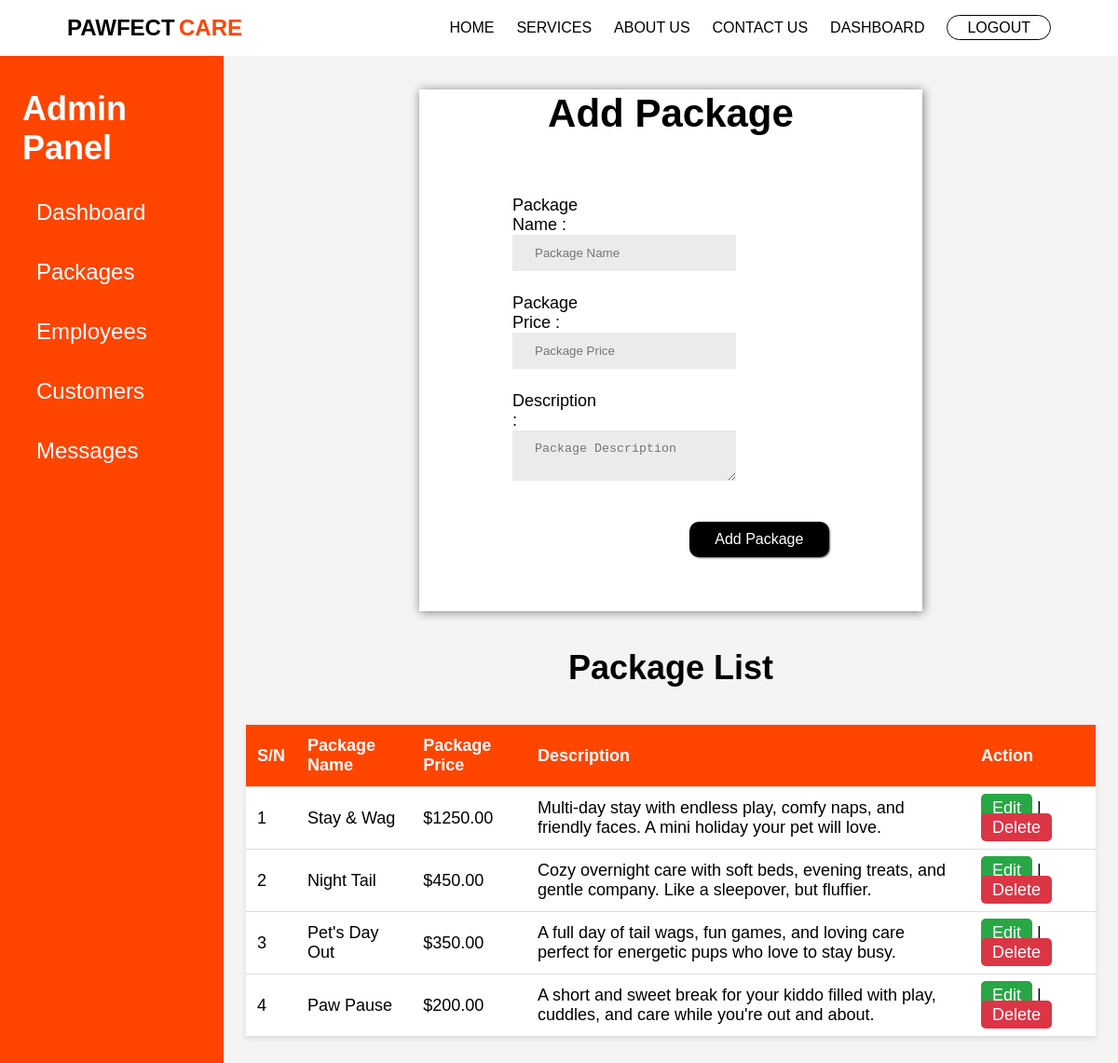
The page /adminpanel/packages/ (signed in) on the database its author committed.
### adminpanel/models.py (models this page shows, shortened)
class Package(models.Model):
    name = models.CharField(max_length=100)
    price = models.DecimalField(max_digits=10, decimal_places=2)
    description = models.TextField()

### adminpanel/views.py (the view, shortened to what this page needs)
# urls.py: path('packages/', views.packages, name='admin_packages'),
@user_passes_test(is_admin_user, login_url='/login/')
def packages(request, id=None):
    package_to_edit = get_object_or_404(Package, id=id) if id else None
    all_packages = Package.objects.all()
    return render(request, 'adminpanel/packages.html', {
        'packages': all_packages,
        'package': package_to_edit
    })

### adminpanel/views.py (called while the page is built)
def is_admin_user(user):
    return user.is_authenticated and user.is_staff

### adminpanel/templates/adminpanel/packages.html (shortened to what this page needs)
{% load static %}
<!DOCTYPE html>
<html lang="en">
<head>
    <link rel="stylesheet" href="{% static 'adminpanel/css/packages.css' %}">
    <link rel="stylesheet" href="https://cdnjs.cloudflare.com/ajax/libs/font-awesome/4.7.0/css/font-awesome.min.css">
</head>
<body>
<header>
    <nav>
        <a href="{% url 'home' %}"><p class="logo"><span class="logo1st">PAWFECT</span> <span class="logo2nd">CARE</span></p></a>
        <ul>
            <li><a href="{% url 'home' %}" class="navlinks">HOME</a></li>
            <li ><a href="{% url 'services' %}" class="navlinks">SERVICES</a></li>
            <li><a href="{% url 'about' %}" class="navlinks">ABOUT US</a></li>
            <li><a href="{% url 'contact' %}" class="navlinks">CONTACT US</a></li>
            {% if user.is_authenticated %}
                {% if user.is_staff %}
                    <li><a href="{% url 'admin_dashboard' %}" class="navlinks">DASHBOARD</a></li>
                {% endif %}
                <li><a href="{% url 'logout' %}" class="loginbtn">LOGOUT</a></li>
            {% else %}
                <li><a href="{% url 'login' %}" class="loginbtn">LOGIN</a></li>
            {% endif %}
        </ul>
    </nav>
</header>
<div class="main">
    <div class="sidebar">
        <h2>Admin Panel</h2>
        <a href="{% url 'admin_dashboard' %}">Dashboard</a>
        <a href="{% url 'admin_packages' %}" class="active">Packages</a>
        <a href="{% url 'admin_employees' %}">Employees</a>
        <a href="{% url 'admin_customers' %}">Customers</a>
        <a href="{% url 'admin_messages' %}">Messages</a>
    </div>
    <div class="main-content">
        <div class="form">
            {% if package %}
                <h1 class="formheading">Edit Package</h1>
                <form method="POST" action="{% url 'edit_package' package.id %}">
            {% else %}
                <h1 class="formheading">Add Package</h1>
                <form method="POST" action="{% url 'admin_packages' %}">
            {% endif %}
                <div class="i i1">
                    <label for="pname">Package Name :</label>
                    <input type="text" id="pname" name="name" placeholder="Package Name"
                        value="{% if package %}{{ package.name }}{% endif %}" required>
                </div>
                <div class="i i2">
                    <label for="pprice">Package Price :</label>
                    <input type="number" id="pprice" name="price" placeholder="Package Price"
                        value="{% if package %}{{ package.price }}{% endif %}" required>
                </div>
                <div class="i i3">
                    <label for="pdesc">Description :</label>
                    <textarea id="pdesc" name="description" placeholder="Package Description" required>{% if package %}{{ package.description }}{% endif %}</textarea>
                </div>
                <button type="submit" class="add">
                    {% if package %}Update Package{% else %}Add Package{% endif %}
                </button>
            </form>
        </div>
        <div class="packages-header">
            <h2>Package List</h2>
        </div>
        <table id="packageTable">
            <thead>
                <tr>
                    <th>S/N</th>
                    <th>Package Name</th>
                    <th>Package Price</th>
                    <th>Description</th>
                    <th>Action</th>
                </tr>
            </thead>
            <tbody>
                {% for p in packages %}
                <tr>
                    <td>{{ forloop.counter }}</td>
                    <td>{{ p.name }}</td>
                    <td>${{ p.price }}</td>
                    <td>{{ p.description }}</td>
                    <td>
                        <a href="{% url 'edit_package' p.id %}"  class="btn edit-btn">Edit</a> |
                        <a href="{% url 'delete_package' p.id %}" onclick="return confirm('Are you sure you want to delete this package?');"  class="btn delete-btn">Delete</a>
                    </td>
                </tr>
                {% empty %}
                <tr>
                    <td colspan="5">No packages yet.</td>
                </tr>
                {% endfor %}
            </tbody>
        </table>
    </div>
</div>
</body>
</html>

### adminpanel/static/adminpanel/css/packages.css (style rules this page uses)
* { margin: 0; padding: 0; box-sizing: border-box; }
body { font-family: "Poppins", sans-serif; background-color: #f4f4f4; }
nav { width: 100%; display: flex; justify-content: space-between; align-items: center; padding: 2vh 6vw; background-color: rgb(255, 255, 255); position: fixed; z-index: 1000; }
nav a { text-decoration: none; }
nav .logo .logo1st { font-size: 24px; font-weight: bold; color: black; }
nav .logo .logo2nd { font-size: 24px; font-weight: bold; color: orangered; }
nav ul { display: flex; gap: 2vw; align-items: center; }
nav ul li { list-style: none; }
nav ul li a { font-size: 16px; text-decoration: none; position: relative; color: rgb(0, 0, 0); }
.navlinks::before { content: ''; position: absolute; bottom: -5px; left: 0; width: 0%; height: 2px; background-color: rgb(255, 69, 0); transition: all .5s; }
nav ul .loginbtn { text-decoration: none; font-size: 16px; color: black; padding: 4px 21px; border: 1px solid black; border-radius: 35px; }
.main { padding-top: 7vh; display: flex; flex-direction: row; }
.sidebar { width: 20vw; background-color: orangered; color: white; padding: 5vh 2vw; }
.sidebar h2 { margin-bottom: 3vh; font-size: 36px; }
.sidebar a { display: block; color: white; text-decoration: none; font-size: 24px; margin: 2vh 0; padding: 1.25vh 1.25vw; border-radius: 5px; }
.main-content { flex: 1; display: flex; flex-direction: column; align-items: center; justify-content: center; padding: 5vh 2vw; background-color: #f4f4f4; }
.form { width: 45vw; height: 70vh; padding: 5vw 5vh; display: flex; flex-direction: column; justify-content: center; align-items: center; gap: 3vh; background-color: white; box-shadow: 1px 1px 10px rgb(121, 121, 121); }
form { padding: 5vh 5vw; text-align: left; display: flex; flex-direction: column; justify-content: center; gap: 3vh; }
.formheading { font-size: 42px; }
.form label { text-align: start; width: 7vw; display: inline-block; font-size: 18px; margin-right: 2vw; }
.form input { width: 20vw; display: inline-block; padding: 1.5vh 2vw; border: none; background-color: rgb(235, 235, 235); }
.form select, textarea { width: 20vw; padding: 1.5vh 2vw; border: none; background-color: rgb(235, 235, 235); }
.add { text-decoration: none; font-size: 16px; margin: 2vh 0vh 2vh auto; padding: 1.3vh 2.3vw; border-radius: 10px; color: white; background-color: rgb(0, 0, 0); border: none; box-shadow: 1px 1px 2px rgb(102, 102, 102); }
.packages-header h2 { margin: 5vh 0vw; font-size: 36px; }
table { width: 100%; border-collapse: collapse; background-color: white; box-shadow: 0 2px 6px rgba(0, 0, 0, 0.1); font-size: 18px; }
table thead { background-color: orangered; color: white; }
table th, table td { padding: 12px; text-align: left; border-bottom: 1px solid #ddd; }

### adminpanel/templates/adminpanel/packages.html (style rules this page uses)
.btn.edit-btn { background-color: #28a745; color: white; padding: 5px 12px; border-radius: 5px; text-decoration: none; }
.btn.delete-btn { background-color: #dc3545; color: white; padding: 5px 12px; border-radius: 5px; text-decoration: none; }

### rows shown on the page
Package: name "Stay & Wag", price "1250.00", description "Multi-day stay with endless play, comfy naps, and friendly faces. A mini holiday your pet will love."
Package: name "Night Tail", price "450.00", description "Cozy overnight care with soft beds, evening treats, and gentle company. Like a sleepover, but fluffier."
Package: name "Pet's Day Out", price "350.00", description "A full day of tail wags, fun games, and loving care perfect for energetic pups who love to stay busy."
Package: name "Paw Pause", price "200.00", description "A short and sweet break for your kiddo filled with play, cuddles, and care while you're out and about."
